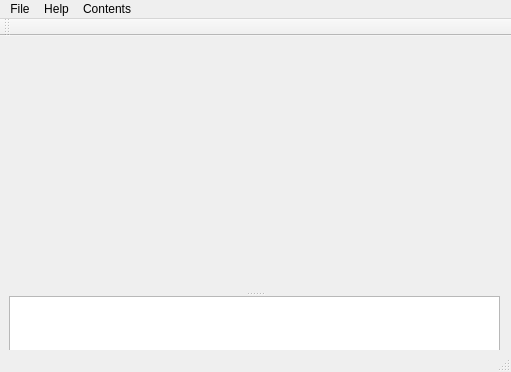
<?xml version="1.0" encoding="UTF-8"?>
<ui version="4.0">
 <class>MainWindow</class>
 <widget class="QMainWindow" name="MainWindow">
  <property name="geometry">
   <rect>
    <x>0</x>
    <y>0</y>
    <width>511</width>
    <height>372</height>
   </rect>
  </property>
  <property name="windowTitle">
   <string>MainWindow</string>
  </property>
  <widget class="QWidget" name="centralWidget">
   <widget class="QSplitter" name="splitter">
    <property name="geometry">
     <rect>
      <x>9</x>
      <y>9</y>
      <width>491</width>
      <height>321</height>
     </rect>
    </property>
    <property name="orientation">
     <enum>Qt::Vertical</enum>
    </property>
    <widget class="DirVisualizer" name="widget" native="true">
     <property name="minimumSize">
      <size>
       <width>300</width>
       <height>300</height>
      </size>
     </property>
    </widget>
    <widget class="QTreeView" name="treeView">
     <property name="alternatingRowColors">
      <bool>true</bool>
     </property>
     <property name="sortingEnabled">
      <bool>true</bool>
     </property>
     <property name="animated">
      <bool>true</bool>
     </property>
    </widget>
   </widget>
  </widget>
  <widget class="QMenuBar" name="menuBar">
   <property name="geometry">
    <rect>
     <x>0</x>
     <y>0</y>
     <width>511</width>
     <height>21</height>
    </rect>
   </property>
   <widget class="QMenu" name="menuFile">
    <property name="title">
     <string>File</string>
    </property>
    <addaction name="actionExit"/>
    <addaction name="actionOpen"/>
   </widget>
   <widget class="QMenu" name="menuHelp">
    <property name="title">
     <string>Help</string>
    </property>
    <addaction name="actionAbout"/>
   </widget>
   <widget class="QMenu" name="menuContents">
    <property name="title">
     <string>Contents</string>
    </property>
   </widget>
   <addaction name="menuFile"/>
   <addaction name="menuHelp"/>
   <addaction name="menuContents"/>
  </widget>
  <widget class="QToolBar" name="mainToolBar">
   <attribute name="toolBarArea">
    <enum>TopToolBarArea</enum>
   </attribute>
   <attribute name="toolBarBreak">
    <bool>false</bool>
   </attribute>
  </widget>
  <widget class="QStatusBar" name="statusBar"/>
  <action name="actionExit">
   <property name="text">
    <string>Exit</string>
   </property>
  </action>
  <action name="actionOpen">
   <property name="text">
    <string>Open</string>
   </property>
  </action>
  <action name="actionAbout">
   <property name="text">
    <string>About</string>
   </property>
  </action>
 </widget>
 <layoutdefault spacing="6" margin="11"/>
 <customwidgets>
  <customwidget>
   <class>DirVisualizer</class>
   <extends>QWidget</extends>
   <header>dirvisualizer.h</header>
   <container>1</container>
  </customwidget>
 </customwidgets>
 <resources/>
 <connections/>
</ui>
